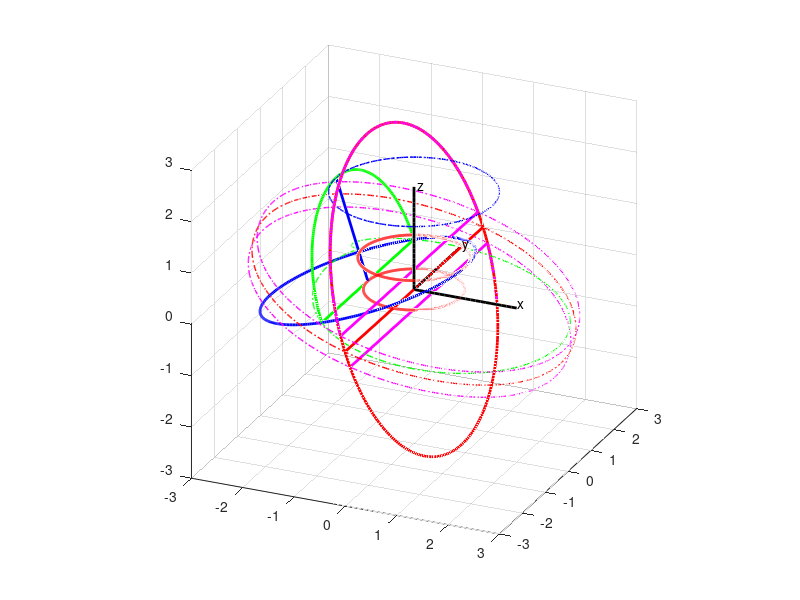

Write the MATLAB code that produced this figure.
% Plot moving 3D gear set with same size but lower part
% (show lower semi circle). The center of the smaller half piece
% is fixed.
% The max/min volume ratio depends on the angle
% try alpha=9, beta=gamma=18 (which leads to 2.6).
% Mengtang Li
% Apr 19

clear; clf; close all;
% load('C:\Users\lim14\Documents\MATLAB\Project_504\TAH\draw3dcircle\10\final\x_record5.mat');
% load('C:\Users\lim14\Documents\MATLAB\Project_504\TAH\draw3dcircle\10\final\x_record6.mat');
% load('C:\Users\lim14\Documents\MATLAB\Project_504\TAH\draw3dcircle\10\final\y_record5.mat');
% load('C:\Users\lim14\Documents\MATLAB\Project_504\TAH\draw3dcircle\10\final\y_record6.mat');
% load('C:\Users\lim14\Documents\MATLAB\Project_504\TAH\draw3dcircle\10\final\z_record5.mat');
% load('C:\Users\lim14\Documents\MATLAB\Project_504\TAH\draw3dcircle\10\final\z_record6.mat');

figure('OuterPosition', [50 50 1000 1000]);
grid minor; grid on; hold on;
% plot x-axis
xaxis_x = 0:0.1:2;
xaxis_y = zeros(1,size(xaxis_x,2));
xaxis_z = zeros(1,size(xaxis_x,2));
% plot y-axis
yaxis_x = zeros(1,size(xaxis_x,2));
yaxis_y = 0:0.1:2;
yaxis_z = zeros(1,size(xaxis_x,2));
% plot z-axis
zaxis_x = zeros(1,size(xaxis_x,2));
zaxis_y = zeros(1,size(xaxis_x,2));
zaxis_z = 0:0.1:2;
% specify the lengh of axis
xlim([-3 3]); ylim([-3 3]); zlim([-3 3]);
plot3(xaxis_x,xaxis_y,xaxis_z,'k','linewidth',2);
grid on; grid minor; hold on;
plot3(yaxis_x,yaxis_y,yaxis_z,'k','linewidth',2);
plot3(zaxis_x,zaxis_y,zaxis_z,'k','linewidth',2);
% legend('x-axis', 'y-axis', 'z-axis');
text(2.0,0.05,0.05,'x');
text(0.05,2.0,0.05,'y');
text(0.05,0.05,2.0,'z');
daspect([1 1 1]);
view(24,24);

% plot3(x_record5, y_record5, z_record5, 'm-.','linewidth',1);
% plot3(x_record6, y_record6, z_record6, 'm-.','linewidth',1);

alpha = 9*pi/180;
beta = 18*pi/180;
R = 1;
L = R*(2*sin(beta)-tan(beta))/(tan(beta)*sin(beta));
h = L;
angle = 0:0.01:2*pi;
n = size(angle,2);
x_record1 = zeros(1,n);   y_record1 = zeros(1,n);   z_record1 = zeros(1,n);
x_record2 = zeros(1,n);   y_record2 = zeros(1,n);   z_record2 = zeros(1,n);
x_record3 = zeros(1,n);   y_record3 = zeros(1,n);   z_record3 = zeros(1,n);
x_record4 = zeros(1,n);   y_record4 = zeros(1,n);   z_record4 = zeros(1,n);
x_record5 = zeros(1,n);   y_record5 = zeros(1,n);   z_record5 = zeros(1,n);
x_record6 = zeros(1,n);   y_record6 = zeros(1,n);   z_record6 = zeros(1,n);
% x_record7 = zeros(1,n);   y_record7 = zeros(1,n);   z_record7 = zeros(1,n);
% x_record8 = zeros(1,n);   y_record8 = zeros(1,n);   z_record8 = zeros(1,n);

plot3(L*sin(beta)*cos(angle), L*sin(beta)*sin(angle), 0*angle, 'r', 'linewidth',2)
plot3(R*cos(angle), R*sin(angle), 0*angle+2*R*sin(beta), 'r', 'linewidth',2)
% plot3(0.3*R*sin(pi/6)*cos(angle), 0.3*R*sin(pi/6)*sin(angle), -0.3*R*cos(pi/6)+0*angle, 'm-.','linewidth',1);
% plot3(0.3*R*sin(pi/6)*cos(angle), 0.3*R*sin(pi/6)*sin(angle), 0.3*R*cos(pi/6)+0*angle, 'm-.','linewidth',1);
pause(2);

for i = 1:1:n
    wt = angle(i);    
    Ainv = [  cos(beta)*cos(2*wt),   cos(beta)*sin(2*wt),    sin(beta);
              -sin(2*wt),          cos(2*wt),                    0;
            -sin(beta)*cos(2*wt),   -sin(beta)*sin(2*wt),    cos(beta);]; 
    Binv = [ cos(-wt) sin(-wt) 0;
        -sin(-wt) cos(-wt) 0;
        0       0       1;];
    % Now the C is correct    
    C = Binv*Ainv;    
    % distance between origin and center of rotating circle
    R_x = -L*sin(beta)*cos(2*wt);
    R_y = -L*sin(beta)*sin(2*wt);
    R_z = 0;
    % the rotating circle [BLUE]
    theta = 0:0.02:2*pi;
    rho_x = 2*R*(cos(theta)*C(1,1)+sin(theta)*C(2,1));
    rho_y = 2*R*(cos(theta)*C(1,2)+sin(theta)*C(2,2));
    rho_z = 2*R*(cos(theta)*C(1,3)+sin(theta)*C(2,3));    
    % lower part half circle [GREEN], shown in upper position here
    phi = 0:0.02:pi;
    rho2_x = 2*R*(cos(phi)*C(2,1)+sin(phi)*C(3,1));
    rho2_y = 2*R*(cos(phi)*C(2,2)+sin(phi)*C(3,2));
    rho2_z = 2*R*(cos(phi)*C(2,3)+sin(phi)*C(3,3));   
    % lower part FULL circle (0 ~ 2pi) [RED]
    phi = 0:0.02:2*pi;
    rho2_xe = 3*R*cos(phi)*C(2,1)+(3*R*sin(phi)-h)*C(3,1);
    rho2_ye = 3*R*cos(phi)*C(2,2)+(3*R*sin(phi)-h)*C(3,2);
    rho2_ze = 3*R*cos(phi)*C(2,3)+(3*R*sin(phi)-h)*C(3,3);    
    % shifted lower part half circle (pi+asin(0.1) ~ 2*pi-asin(0.1)) [CAYON]
    phi2 = (pi+asin(0.1)):0.02:(2*pi-asin(0.1));
    rho2_xe2 = 3*R*cos(phi2)*C(2,1)+(3*R*sin(phi2)-h)*C(3,1);
    rho2_ye2 = 3*R*cos(phi2)*C(2,2)+(3*R*sin(phi2)-h)*C(3,2);
    rho2_ze2 = 3*R*cos(phi2)*C(2,3)+(3*R*sin(phi2)-h)*C(3,3);    
    % shifted upper part half circle (asin(0.1) ~ pi-asin(0.1)) [CAYON]
    phi3 = asin(0.1):0.02:(pi-asin(0.1));
    rho3_xe2 = 3*R*cos(phi3)*C(2,1)+(3*R*sin(phi3)-h)*C(3,1);
    rho3_ye2 = 3*R*cos(phi3)*C(2,2)+(3*R*sin(phi3)-h)*C(3,2);
    rho3_ze2 = 3*R*cos(phi3)*C(2,3)+(3*R*sin(phi3)-h)*C(3,3);       
    % vertex of normal vector of radius R in moving frame [in GREEN circle]
    rho_xvt = 0+0+2*R*C(3,1);
    rho_yvt = 0+0+2*R*C(3,2);
    rho_zvt = 0+0+2*R*C(3,3);
    % 1st point (0 deg) in moving frame [in BLUE circle]
    rho_x1 = 2*R*(cos(0)*C(1,1)+sin(0)*C(2,1));
    rho_y1 = 2*R*(cos(0)*C(1,2)+sin(0)*C(2,2));
    rho_z1 = 2*R*(cos(0)*C(1,3)+sin(0)*C(2,3));
    % 2nd point (90 deg) in moving frame [in BLUE circle]
    rho_x2 = 2*R*(cos(pi/2)*C(1,1)+sin(pi/2)*C(2,1));
    rho_y2 = 2*R*(cos(pi/2)*C(1,2)+sin(pi/2)*C(2,2));
    rho_z2 = 2*R*(cos(pi/2)*C(1,3)+sin(pi/2)*C(2,3));
    % 3rd point (180 deg) in moving frame [in BLUE circle]
    rho_x3 = 2*R*(cos(pi)*C(1,1)+sin(pi)*C(2,1));
    rho_y3 = 2*R*(cos(pi)*C(1,2)+sin(pi)*C(2,2));
    rho_z3 = 2*R*(cos(pi)*C(1,3)+sin(pi)*C(2,3));
    % 4th point (270 deg) in moving frame [in BLUE circle]
    rho_x4 = 2*R*(cos(3*pi/2)*C(1,1)+sin(3*pi/2)*C(2,1));
    rho_y4 = 2*R*(cos(3*pi/2)*C(1,2)+sin(3*pi/2)*C(2,2));
    rho_z4 = 2*R*(cos(3*pi/2)*C(1,3)+sin(3*pi/2)*C(2,3));
    % extended 2nd point (90 deg) in moving frame [the RED line]
    rho_x2e = 3*R*cos(pi/2)*C(1,1)+3*R*sin(pi/2)*C(2,1)-h*C(3,1);
    rho_y2e = 3*R*cos(pi/2)*C(1,2)+3*R*sin(pi/2)*C(2,2)-h*C(3,2);
    rho_z2e = 3*R*cos(pi/2)*C(1,3)+3*R*sin(pi/2)*C(2,3)-h*C(3,3);
    % extended 4nd point (270 deg) in moving frame [the RED line]
    rho_x4e = 3*R*cos(3*pi/2)*C(1,1)+3*R*sin(3*pi/2)*C(2,1)-h*C(3,1);
    rho_y4e = 3*R*cos(3*pi/2)*C(1,2)+3*R*sin(3*pi/2)*C(2,2)-h*C(3,2);
    rho_z4e = 3*R*cos(3*pi/2)*C(1,3)+3*R*sin(3*pi/2)*C(2,3)-h*C(3,3);
    % lower shifted extended 2nd point (pi+asin(0.1) rad) in moving frame [the CAYON line]
    rho_x2e2 = 3*R*cos(pi+asin(0.1))*C(2,1)+(3*R*sin(pi+asin(0.1))-h)*C(3,1);
    rho_y2e2 = 3*R*cos(pi+asin(0.1))*C(2,2)+(3*R*sin(pi+asin(0.1))-h)*C(3,2);
    rho_z2e2 = 3*R*cos(pi+asin(0.1))*C(2,3)+(3*R*sin(pi+asin(0.1))-h)*C(3,3);    
    % lower shifted extended 4nd point (2*pi-asin(0.1 rad) in moving frame [the CAYON line]
    rho_x4e2 = 3*R*cos(2*pi-asin(0.1))*C(2,1)+(3*R*sin(2*pi-asin(0.1))-h)*C(3,1);
    rho_y4e2 = 3*R*cos(2*pi-asin(0.1))*C(2,2)+(3*R*sin(2*pi-asin(0.1))-h)*C(3,2);
    rho_z4e2 = 3*R*cos(2*pi-asin(0.1))*C(2,3)+(3*R*sin(2*pi-asin(0.1))-h)*C(3,3);
    % upper shifted extended 1st point (asin(0.1) rad) in moving frame [the CAYON line]
    rho_x1e2 = 3*R*cos(asin(0.1))*C(2,1)+(3*R*sin(asin(0.1))-h)*C(3,1);
    rho_y1e2 = 3*R*cos(asin(0.1))*C(2,2)+(3*R*sin(asin(0.1))-h)*C(3,2);
    rho_z1e2 = 3*R*cos(asin(0.1))*C(2,3)+(3*R*sin(asin(0.1))-h)*C(3,3);    
    % upper shifted extended 3rd point (pi-asin(0.1 rad) in moving frame [the CAYON line]
    rho_x3e2 = 3*R*cos(pi-asin(0.1))*C(2,1)+(3*R*sin(pi-asin(0.1))-h)*C(3,1);
    rho_y3e2 = 3*R*cos(pi-asin(0.1))*C(2,2)+(3*R*sin(pi-asin(0.1))-h)*C(3,2);
    rho_z3e2 = 3*R*cos(pi-asin(0.1))*C(2,3)+(3*R*sin(pi-asin(0.1))-h)*C(3,3);    
    % center of moving circle in fixed frame [the RED circle]
    r_x = R_x + rho_x;
    r_y = R_y + rho_y;
    r_z = R_z + rho_z;
    % vertex of normal vector of radius R in fixed frame [in GREEN circle]
    r_xvt = R_x + rho_xvt;  x_record1(i) = r_xvt;
    r_yvt = R_y + rho_yvt;  y_record1(i) = r_yvt;
    r_zvt = R_z + rho_zvt;  z_record1(i) = r_zvt;
    % 1st point (0 deg) in fixed frame [in BLUE circle]
    r_x1 = R_x + rho_x1;  x_record2(i) = r_x1;
    r_y1 = R_y + rho_y1;  y_record2(i) = r_y1;
    r_z1 = R_z + rho_z1;  z_record2(i) = r_z1;
    % 2nd point (90 deg) in fixed frame [in BLUE circle]
    r_x2 = R_x + rho_x2;  x_record3(i) = r_x2;
    r_y2 = R_y + rho_y2;  y_record3(i) = r_y2;
    r_z2 = R_z + rho_z2;  z_record3(i) = r_z2;
    % 3rd point (180 deg) in fixed frame [in BLUE circle]
    r_x3 = R_x + rho_x3;
    r_y3 = R_y + rho_y3;
    r_z3 = R_z + rho_z3;
    % 4th point (270 deg) in fixed frame [in BLUE circle]
    r_x4 = R_x + rho_x4;
    r_y4 = R_y + rho_y4;
    r_z4 = R_z + rho_z4;
    % lower part half circle [in GREEN circle]
    r2_x = R_x + rho2_x;
    r2_y = R_y + rho2_y;
    r2_z = R_z + rho2_z;
    % lower part half circle (0 ~ pi) [RED]
    r2_xe = R_x + rho2_xe;
    r2_ye = R_y + rho2_ye;
    r2_ze = R_z + rho2_ze + cos(beta)*h;
    % shifted lower part half circle (pi+asin(0.1) ~ 2*pi-asin(0.1)) [CAYON]
    r2_xe2 = R_x + rho2_xe2;
    r2_ye2 = R_y + rho2_ye2;
    r2_ze2 = R_z + rho2_ze2 + cos(beta)*h;
    % shifted lower part half circle (asin(0.1) ~ pi-asin(0.1)) [CAYON]
    r2_xe3 = R_x + rho3_xe2;
    r2_ye3 = R_y + rho3_ye2;
    r2_ze3 = R_z + rho3_ze2 + cos(beta)*h;    
    % extended 2nd point (90 deg) in moving frame [the RED line]
    r_x2e = R_x + rho_x2e;                  x_record4(i) = r_x2e;
    r_y2e = R_y + rho_y2e;                  y_record4(i) = r_y2e;
    r_z2e = R_z + rho_z2e + cos(beta)*h;    z_record4(i) = r_z2e;
    % extended 4th point (270 deg) in moving frame
    r_x4e = R_x + rho_x4e;  
    r_y4e = R_y + rho_y4e;  
    r_z4e = R_z + rho_z4e + cos(beta)*h;  
    % lower shifted extended 2nd point (pi+asin(0.1) rad) in moving frame [the CAYON line]
    r_x2e2 = R_x + rho_x2e2;                x_record5(i) = r_x2e2;
    r_y2e2 = R_y + rho_y2e2;                y_record5(i) = r_y2e2;
    r_z2e2 = R_z + rho_z2e2 + cos(beta)*h;  z_record5(i) = r_z2e2;        
    % lower shifted extended 4th point (2*pi-asin(0.1) rad) in moving frame [the CAYON line]
    r_x4e2 = R_x + rho_x4e2;  
    r_y4e2 = R_y + rho_y4e2;  
    r_z4e2 = R_z + rho_z4e2 + cos(beta)*h;  
    % upper shifted extended 2nd point (pi+asin(0.1) rad) in moving frame [the CAYON line]
    r_x1e2 = R_x + rho_x1e2;                x_record6(i) = r_x1e2;
    r_y1e2 = R_y + rho_y1e2;                y_record6(i) = r_y1e2;
    r_z1e2 = R_z + rho_z1e2 + cos(beta)*h;  z_record6(i) = r_z1e2;        
    % upper shifted extended 4th point (2*pi-asin(0.1) rad) in moving frame [the CAYON line]
    r_x3e2 = R_x + rho_x3e2;  
    r_y3e2 = R_y + rho_y3e2;  
    r_z3e2 = R_z + rho_z3e2 + cos(beta)*h;      
   
    % plot each frame
    plotcircle1 = plot3(r_x,r_y,r_z,'b','linewidth',2);
    plotcircle2 = plot3(r2_x,r2_y,r2_z,'g','linewidth',2);
    plotcircle3 = plot3(r2_xe,r2_ye,r2_ze,'r','linewidth',2);
    plotcircle4 = plot3(r2_xe2,r2_ye2,r2_ze2,'m','linewidth',2);
    plotcircle5 = plot3(r2_xe3,r2_ye3,r2_ze3,'m','linewidth',2);
    plotline0 = plot3([R_x; r_xvt], [R_y; r_yvt], [R_z; r_zvt],'b','linewidth',2);
    plotline1 = plot3([r_x2; r_x4], [r_y2; r_y4], [r_z2; r_z4],'g','linewidth',2); %!!
    plotline2 = plot3([r_x2e; r_x4e], [r_y2e; r_y4e], [r_z2e; r_z4e],'r','linewidth',2);
    plotline3 = plot3([r_x2e2; r_x4e2], [r_y2e2; r_y4e2], [r_z2e2; r_z4e2],'m','linewidth',2);
    plotline4 = plot3([r_x1e2; r_x3e2], [r_y1e2; r_y3e2], [r_z1e2; r_z3e2],'m','linewidth',2);
    pause(0.02);
    % and delete them after some pause
    if (i < n)
        delete(plotcircle1);
        delete(plotcircle2);
        delete(plotcircle3);
        delete(plotcircle4);
        delete(plotcircle5);
        delete(plotline0);
        delete(plotline1);
        delete(plotline2);
        delete(plotline3);
        delete(plotline4);
    end
    
end
plot3(x_record1, y_record1, z_record1, 'b-.','linewidth',1);
plot3(x_record3, y_record3, z_record3, 'g-.','linewidth',1);
plot3(x_record4, y_record4, z_record4, 'r-.','linewidth',1);
plot3(x_record5, y_record5, z_record5, 'm-.','linewidth',1);
plot3(x_record6, y_record6, z_record6, 'm-.','linewidth',1);